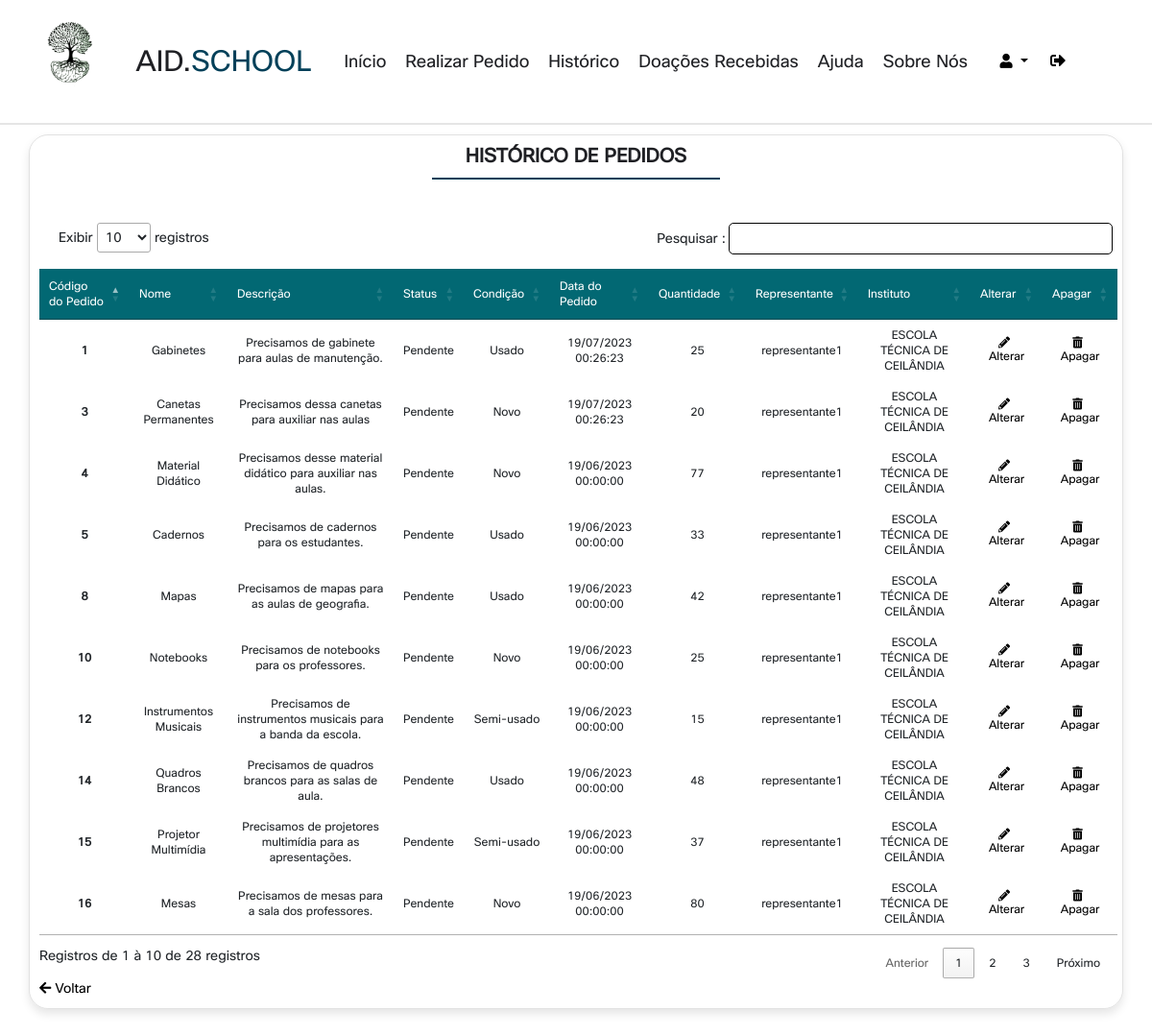
Screenshot of /VIEW/HistoricoRepresentante.php (signed in) with the database file from the repository.
### tables this page shows
CREATE TABLE IF NOT EXISTS `pedido` (
  `idpedido` INT(10) NOT NULL AUTO_INCREMENT,
  `nomepedido` VARCHAR(45) NOT NULL,
  `descricaopedido` VARCHAR(120) NOT NULL,
  `condicao` VARCHAR(60) NOT NULL,
  `status` INT NOT NULL DEFAULT 1 COMMENT '1==PENDENTE\n2==EM ANDAMENTO\n3==CONCLUIDO',
  `datapedido` TIMESTAMP NOT NULL DEFAULT CURRENT_TIMESTAMP() ON UPDATE CURRENT_TIMESTAMP(),
  `quantidadepedido` VARCHAR(45) NOT NULL,
  `idinstituto` INT(10) NOT NULL,
  `idrepresentante` INT(11) NOT NULL,
  PRIMARY KEY (`idpedido`),
  INDEX `fk_pedido_Instituto1_idx` (`idinstituto` ASC),
  INDEX `fk_pedido_representante1_idx` (`idrepresentante` ASC),
  CONSTRAINT `fk_pedido_Instituto1`
    FOREIGN KEY (`idinstituto`)
    REFERENCES `instituto` (`idinstituto`)
    ON DELETE CASCADE
    ON UPDATE CASCADE,
  CONSTRAINT `fk_pedido_representante1`
    FOREIGN KEY (`idrepresentante`)
    REFERENCES `representante` (`idrepresentante`)
    ON DELETE CASCADE
    ON UPDATE CASCADE);

CREATE TABLE IF NOT EXISTS `representante` (
  `idrepresentante` INT(11) NOT NULL AUTO_INCREMENT,
  `nomerep` VARCHAR(60) NOT NULL,
  `cpfrep` VARCHAR(60) NOT NULL,
  `rgrep` VARCHAR(60) NOT NULL,
  `dtnascrep` DATE NOT NULL,
  `enderecorep` VARCHAR(60) NOT NULL,
  `emailrep` VARCHAR(60) NOT NULL,
  `telefonerep` VARCHAR(60) NOT NULL,
  `sexo` VARCHAR(60) NOT NULL,
  `idinstituto` INT(10) NOT NULL,
  `idusuario` INT(10) NOT NULL,
  PRIMARY KEY (`idrepresentante`),
  UNIQUE INDEX `matricula_UNIQUE` (`idrepresentante` ASC),
  UNIQUE INDEX `RG_UNIQUE` (`rgrep` ASC),
  UNIQUE INDEX `CPF_UNIQUE` (`cpfrep` ASC),
  INDEX `fk_representante_Instituto1_idx` (`idinstituto` ASC),
  INDEX `fk_representante_usuario1_idx` (`idusuario` ASC),
  CONSTRAINT `fk_representante_Instituto1`
    FOREIGN KEY (`idinstituto`)
    REFERENCES `instituto` (`idinstituto`)
    ON DELETE CASCADE
    ON UPDATE CASCADE,
  CONSTRAINT `fk_representante_usuario1`
    FOREIGN KEY (`idusuario`)
    REFERENCES `usuario` (`idusuario`)
    ON DELETE CASCADE
    ON UPDATE CASCADE);

CREATE TABLE IF NOT EXISTS `instituto` (
  `idinstituto` INT(10) NOT NULL AUTO_INCREMENT,
  `nomeinstituto` VARCHAR(60) NOT NULL,
  `emailinstituto` VARCHAR(60) NOT NULL,
  `telefoneinstituto` VARCHAR(60) NOT NULL,
  `enderecoinstituto` VARCHAR(60) NOT NULL,
  PRIMARY KEY (`idinstituto`));

### DAO/CONEXAO/CONEXAO.php (called while the page is built)
<?php
abstract class CONEXAO {
    private static $instance;
    public static function getInstance() {
        try {
            if (!isset(self::$instance)) {
                self::$instance = new PDO("mysql:host=localhost;dbname=dbdoar;charset=UTF8", "root", "");
                self::$instance->setAttribute(PDO::ATTR_ERRMODE, PDO::ERRMODE_EXCEPTION);
            }
            return self::$instance;
        } catch (PDOException $exc) {
            echo "Erro ao conectar o banco de dados :" . $exc->getMessage();
        }
    }
}
?>

### DAO/RepresentanteDAO.php (called while the page is built, shortened)
<?php
require_once 'CONEXAO/CONEXAO.php';
class RepresentanteDAO {
    public $pdo = null;
    public function __construct() {
        $this->pdo = Conexao::getInstance();
    }
    public function selecionaID($idusuario) {
        try {
            $sql = "SELECT * FROM representante where idusuario=?";
            $stmt = $this->pdo->prepare($sql);
            $stmt->bindValue(1, $idusuario);
            $stmt->execute();
            $usuario = $stmt->fetch(PDO::FETCH_ASSOC);
            return $usuario;
        } catch (PDOException $exc) {
            echo $exc->getMessage();
        }
    }
}

### DAO/PedidoDAO.php (called while the page is built, shortened)
<?php
require_once 'CONEXAO/CONEXAO.php';
class PedidoDAO
{
    public $pdo = null;
    public function __construct()
    {
        $this->pdo = Conexao::getInstance();
    }
    public function PesquisarPorRepresentante($id)
    {
        try {
            $sql = "select *,R.nomerep as REPRESENTANTE,I.nomeinstituto as INSTITUTO,date_format(datapedido,'%d/%m/%Y %H:%i:%s')as DATAFORMATADA,
                CASE WHEN status = 1 THEN 'Pendente'
                WHEN status = 2 THEN 'Andamento'
                ELSE 'Concluido'
                END AS STATUSPEDIDO
                from pedido P
                inner join representante R on R.idrepresentante=P.idrepresentante
                inner join instituto I on I.idinstituto=P.idinstituto where R.idrepresentante = ?;";
            $execucao = $this->pdo->prepare($sql);
            $execucao->bindValue(1, $id);
            $execucao->execute();
            $pesquisa = $execucao->fetchALL(PDO::FETCH_ASSOC);
            return $pesquisa;
        } catch (PDOException $exc) {
            echo $exc->getMessage();
        }
    }
}

### VIEW/HistoricoRepresentante.php (the view, shortened to what this page needs)
<?php
require_once '../DAO/RepresentanteDAO.php';
require_once '../DAO/PedidoDAO.php';
?>
<!DOCTYPE html>
<html>
    <head>
        <link rel="stylesheet" href="https://cdnjs.cloudflare.com/ajax/libs/font-awesome/6.0.0/css/all.min.css">
        <link rel="stylesheet" href="https://cdnjs.cloudflare.com/ajax/libs/font-awesome/5.15.3/css/all.min.css" />
        <link rel="stylesheet" href="https://cdnjs.cloudflare.com/ajax/libs/bootstrap/4.6.1/css/bootstrap.min.css">
        <link rel="stylesheet" href="https://cdn.jsdelivr.net/npm/bootstrap@4.6.2/dist/css/bootstrap.min.css">
        <link rel="stylesheet" href="../CSS/lista2.css">
        <link rel="stylesheet" href="../CSS/NavbarperfilRepre.css">
        <link rel="stylesheet" type="text/css" href="//cdn.datatables.net/1.10.7/css/jquery.dataTables.css">
    </head>
    <body>
        <header class="header fixed-top">
            <div class="container">
                <div class="row align-items-center justify-content-between">
                    <img class="logo12" src="../IMAGES/logo sem fundo e texto.png" alt="logo do AID-SCHOOL">
                    <a href="InicioRepresentante.php" class="logo">AID.<span>SCHOOL</span></a>
                    <nav class="nav">
                        <a href="InicioRepresentante.php" target="_self">Início</a>
                        <a href="CadastroPedido.php" target="_self">Realizar Pedido</a>
                        <a href="HistoricoRepresentante.php" target="_self">Histórico</a>
                        <a href="DoacoesRecebidas.php" target="_self">Doações Recebidas</a>
                        <a href="AjudaRepresentante.php" target="_self">Ajuda</a>
                        <a href="SobrenosRepresentante.php" target="_self">Sobre Nós</a>
                    </nav>
                    <div class="navbardrop">
                        <button type="button" class="dropdown-toggle" data-toggle="dropdown">
                            <i class="fas fa-user"></i>
                        </button>
                        <a onclick="confirmLogout()" target="_self">
                            <i class="fas fa-sign-out-alt" style="margin-left: 20px;"></i>
                        </a>
                    </div>
                </div>
            </div>
        </header>
    <?php
    $RepresentanteDAO = new RepresentanteDAO();
    $usuario = $_SESSION["idusuario"];
    $pesquisa = $RepresentanteDAO->selecionaID($usuario);
    $id = $pesquisa["idrepresentante"];
    $PedidoDAO = new PedidoDAO();
    $resultado = $PedidoDAO->PesquisarPorRepresentante($id);
    ?>
    <div class="containerlistar">
        <h1 class="heading">Histórico de Pedidos </h1>
        <table id='dataTable'>
            <thead>
                <tr>
                    <td>Código do Pedido</td>
                    <td>Nome</td>
                    <td>Descrição</td>
                    <td>Status</td>
                    <td>Condição</td>
                    <td>Data do Pedido</td>
                    <td>Quantidade</td>
                    <td>Representante</td>
                    <td>Instituto</td>
                    <td>Alterar</td>
                    <td>Apagar</td>
                </tr>
            </thead>
            <tbody>
                <?php
                foreach ($resultado as $r) {
                    $idpedido = $r["idpedido"];
                    echo"<tr>";
                    echo"<td>{$r["idpedido"]}</td>";
                    echo"<td>{$r["nomepedido"]}</td>";
                    echo"<td>{$r["descricaopedido"]}</td>";
                    echo"<td>{$r["STATUSPEDIDO"]}</td>";
                    echo"<td>{$r["condicao"]}</td>";
                    echo"<td>{$r["DATAFORMATADA"]}</td>";
                    echo"<td>{$r["quantidadepedido"]}</td>";
                    echo"<td>{$r["REPRESENTANTE"]}</td>";
                    echo"<td>{$r["INSTITUTO"]}</td>";
                    echo "<td><a href='../VIEW/formAlterarPedidoRep.php?id=$idpedido'><i class='fas fa-pencil-alt'></i> Alterar</a></td>";
                    echo "<td><a href='../CONTROLLER/ApagarPedidoRep.php?id=$idpedido' onclick='return confirmarApagar(event, {$r["idpedido"]})'><i class='fas fa-trash-alt'></i> Apagar</a></td>";
                    echo"</tr>";
                }
                ?>
            </tbody>
        </table>
        <a style="color: black" href="../VIEW/InicioRepresentante.php">
            <i class="fas fa-arrow-left"></i> Voltar
        </a>
    </div>
</body>
</html>

### CSS/lista2.css (style rules this page uses)
:root { --COR1:#43803E; --COR2:#6BCC62; --COR3:#145a0e; --COR4:#338b5f; --COR7:#1F2024; --COR8:#ffffff; --COR10:#e7e7e7; --COR11:#024059; --COR12:#026873; --COR13:#0CABA8; --COR14:#015958; --COR15:#F28157; --COR16:#DB8244; --COR17:#FF9A75; --COR18:#BF6545; --font-Opensans: Open Sans, sans-serif; --font-Cisco-bold: font-CiscoSans; --font-Cisco-regular: font-CiscoSans2; --border:.2rem solid rgba(0,0,0,.1); --box-shadow:0 .5rem 1rem rgba(0,0,0,.1); }
.heading { text-align: center; font-size: 2rem; color: var(--COR7); text-transform: uppercase; font-weight: bolder; margin-bottom: 3rem; }
.heading::after { content: ""; display: block; width: 300px; height: 2px; background-color: var(--COR11); margin: 0 auto; margin-top: 10px; margin-bottom: 0px; }
.fa-pencil-alt { color: rgb(0, 0, 0); }
.fa-trash-alt { color: rgb(0, 0, 0); }
.containerlistar { width: 95%; font-size: 14px; margin: 140 auto; padding: 10px; border: 1px solid #0000001e; border-collapse: collapse; border-radius: 20px; box-shadow:var(--box-shadow); }
table { width: 80%; margin-top: 0px; text-align: center; font-size: 12px; }
thead { background-color: var(--COR12); color: white; }
tbody td { padding: 10px; }
tbody td:first-child { font-weight: bold; border-collapse: collapse; }
tbody a { text-decoration: none; color: #000000; }
tbody i { margin-right: 5px; }

### CSS/NavbarperfilRepre.css (style rules this page uses)
:root { --COR1: #43803E; --COR2: #6BCC62; --COR3: #145a0e; --COR4: #338b5f; --COR7: #1F2024; --COR8: #ffffff; --COR10: #e7e7e7; --COR11: #024059; --COR12: #026873; --COR13: #0CABA8; --COR14: #015958; --COR15: #F28157; --COR16: #DB8244; --COR17: #FF9A75; --COR18: #BF6545; --font-Opensans: Open Sans, sans-serif; --font-Cisco-bold: font-CiscoSans; --font-Cisco-regular: font-CiscoSans2; --border: .2rem solid rgba(0, 0, 0, .1); --box-shadow: 0 .5rem 1rem rgba(0, 0, 0, .1); }
* { font-family: var(--font-Cisco-regular); margin: 0; padding: 0; box-sizing: border-box; outline: none; border: none; text-decoration: none !important; }
html { font-size: 62.5%; overflow-x: hidden; scroll-behavior: smooth; scroll-padding-top: 6.5rem; }
.dropdown-toggle { background-color: transparent; font-size: 15px; }
.fa-sign-out-alt { color: black; font-size: 16px; }
.navbardrop { margin-right: 60px; }
.header { padding: 2rem; border-bottom: var(--border); }
.logo12 { height: 11vh; margin: 0px; margin-bottom: 0px; }
.header .logo { display: inline-flex; align-items: center; font-size: 3rem; color: var(--COR7); margin: 0; }
.header .logo span { color: var(--COR11); }
.header .nav a { text-transform: capitalize; margin: 0 1rem; font-size: 1.8rem; color: var(--COR7); }

### rows the page displays
pedido: idpedido "1", nomepedido "Gabinetes", descricaopedido "Precisamos de gabinete para aulas de manutenção.", STATUSPEDIDO "Pendente", condicao "Usado", DATAFORMATADA "19/07/2023 00:26:23", quantidadepedido "25", idrepresentante.nomerep "representante1", idinstituto.nomeinstituto "ESCOLA TÉCNICA DE CEILÂNDIA"
pedido: idpedido "3", nomepedido "Canetas Permanentes", descricaopedido "Precisamos dessa canetas para auxiliar nas aulas", STATUSPEDIDO "Pendente", condicao "Novo", DATAFORMATADA "19/07/2023 00:26:23", quantidadepedido "20", idrepresentante.nomerep "representante1", idinstituto.nomeinstituto "ESCOLA TÉCNICA DE CEILÂNDIA"
pedido: idpedido "4", nomepedido "Material Didático", descricaopedido "Precisamos desse material didático para auxiliar nas aulas.", STATUSPEDIDO "Pendente", condicao "Novo", DATAFORMATADA "19/06/2023 00:00:00", quantidadepedido "77", idrepresentante.nomerep "representante1", idinstituto.nomeinstituto "ESCOLA TÉCNICA DE CEILÂNDIA"
pedido: idpedido "5", nomepedido "Cadernos", descricaopedido "Precisamos de cadernos para os estudantes.", STATUSPEDIDO "Pendente", condicao "Usado", DATAFORMATADA "19/06/2023 00:00:00", quantidadepedido "33", idrepresentante.nomerep "representante1", idinstituto.nomeinstituto "ESCOLA TÉCNICA DE CEILÂNDIA"
pedido: idpedido "8", nomepedido "Mapas", descricaopedido "Precisamos de mapas para as aulas de geografia.", STATUSPEDIDO "Pendente", condicao "Usado", DATAFORMATADA "19/06/2023 00:00:00", quantidadepedido "42", idrepresentante.nomerep "representante1", idinstituto.nomeinstituto "ESCOLA TÉCNICA DE CEILÂNDIA"
pedido: idpedido "10", nomepedido "Notebooks", descricaopedido "Precisamos de notebooks para os professores.", STATUSPEDIDO "Pendente", condicao "Novo", DATAFORMATADA "19/06/2023 00:00:00", quantidadepedido "25", idrepresentante.nomerep "representante1", idinstituto.nomeinstituto "ESCOLA TÉCNICA DE CEILÂNDIA"
pedido: idpedido "12", nomepedido "Instrumentos Musicais", descricaopedido "Precisamos de instrumentos musicais para a banda da escola.", STATUSPEDIDO "Pendente", condicao "Semi-usado", DATAFORMATADA "19/06/2023 00:00:00", quantidadepedido "15", idrepresentante.nomerep "representante1", idinstituto.nomeinstituto "ESCOLA TÉCNICA DE CEILÂNDIA"
pedido: idpedido "14", nomepedido "Quadros Brancos", descricaopedido "Precisamos de quadros brancos para as salas de aula.", STATUSPEDIDO "Pendente", condicao "Usado", DATAFORMATADA "19/06/2023 00:00:00", quantidadepedido "48", idrepresentante.nomerep "representante1", idinstituto.nomeinstituto "ESCOLA TÉCNICA DE CEILÂNDIA"
pedido: idpedido "15", nomepedido "Projetor Multimídia", descricaopedido "Precisamos de projetores multimídia para as apresentações.", STATUSPEDIDO "Pendente", condicao "Semi-usado", DATAFORMATADA "19/06/2023 00:00:00", quantidadepedido "37", idrepresentante.nomerep "representante1", idinstituto.nomeinstituto "ESCOLA TÉCNICA DE CEILÂNDIA"
pedido: idpedido "16", nomepedido "Mesas", descricaopedido "Precisamos de mesas para a sala dos professores.", STATUSPEDIDO "Pendente", condicao "Novo", DATAFORMATADA "19/06/2023 00:00:00", quantidadepedido "80", idrepresentante.nomerep "representante1", idinstituto.nomeinstituto "ESCOLA TÉCNICA DE CEILÂNDIA"
